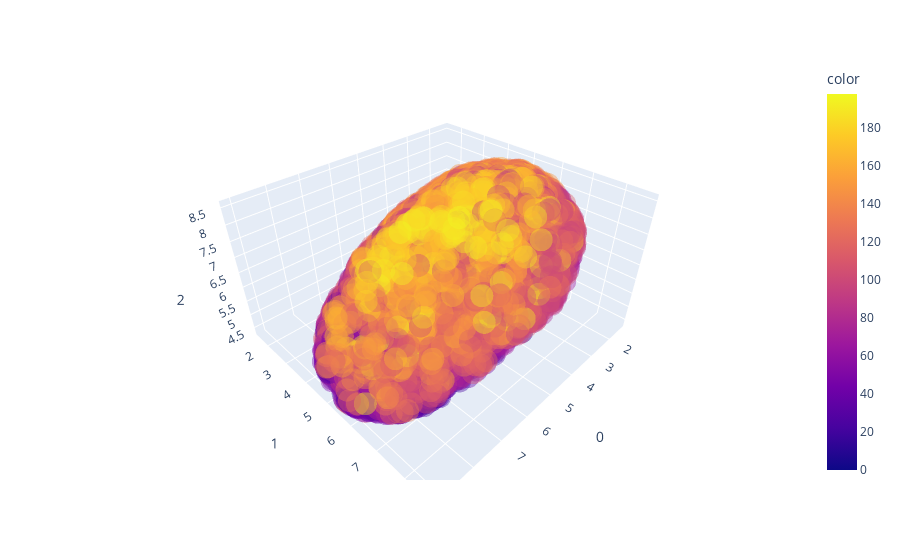

Notebook code for this chart:
### Markdown cell above
### Low dimensional representations

#### 1D

### Code cell
activity_flat = activity.reshape(activity.shape[0],-1)
embedding, reducer = lowD_reduce(activity_flat,if_pca=False,n_components=3,plot=True,n_neighbors=1000)

### Figure 1 — Plotly figure (JSON) as saved in the notebook; plotly's stock layout.template omitted (floating-point values rounded to 4 significant figures; data arrays with more than 128 entries replaced by an {"elided": "..."} marker saying what was removed)
{"data": [{"hovertemplate": "0=%{x}<br>1=%{y}<br>2=%{z}<br>color=%{marker.color}<extra></extra>", "legendgroup": "", "marker": {"color": {"elided": "10000 int values"}, "coloraxis": "coloraxis", "opacity": 0.4, "symbol": "circle"}, "mode": "markers", "name": "", "scene": "scene", "showlegend": false, "type": "scatter3d", "x": {"elided": "10000 float values"}, "y": {"elided": "10000 float values"}, "z": {"elided": "10000 float values"}}], "layout": {"coloraxis": {"colorbar": {"title": {"text": "color"}}, "colorscale": [[0, "#0d0887"], [0.1111, "#46039f"], [0.2222, "#7201a8"], [0.3333, "#9c179e"], [0.4444, "#bd3786"], [0.5556, "#d8576b"], [0.6667, "#ed7953"], [0.7778, "#fb9f3a"], [0.8889, "#fdca26"], [1, "#f0f921"]]}, "legend": {"tracegroupgap": 0}, "margin": {"t": 60}, "scene": {"domain": {"x": [0, 1], "y": [0, 1]}, "xaxis": {"title": {"text": "0"}}, "yaxis": {"title": {"text": "1"}}, "zaxis": {"title": {"text": "2"}}}}}
